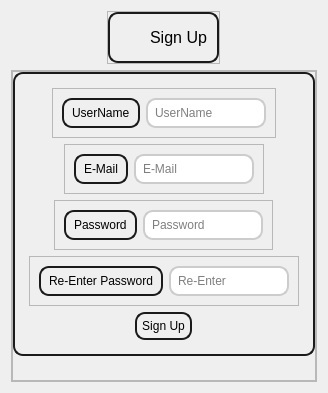
            <widget class="QWidget" name="Sign_Up_Page">
             <layout class="QVBoxLayout" name="verticalLayout_10">
              <item alignment="Qt::AlignHCenter">
               <widget class="QFrame" name="frame_14">
                <property name="font">
                 <font>
                  <pointsize>13</pointsize>
                 </font>
                </property>
                <property name="frameShape">
                 <enum>QFrame::StyledPanel</enum>
                </property>
                <property name="frameShadow">
                 <enum>QFrame::Sunken</enum>
                </property>
                <layout class="QHBoxLayout" name="horizontalLayout_6">
                 <property name="spacing">
                  <number>0</number>
                 </property>
                 <property name="leftMargin">
                  <number>0</number>
                 </property>
                 <property name="topMargin">
                  <number>0</number>
                 </property>
                 <property name="rightMargin">
                  <number>0</number>
                 </property>
                 <property name="bottomMargin">
                  <number>0</number>
                 </property>
                 <item>
                  <widget class="QFrame" name="frame">
                   <property name="styleSheet">
                    <string notr="true">QFrame{
    border-radius: 10px;
    border: 2px solid  hsl(0, 0%, 10%);;
    padding: 5px;
}
QLabel{
border:0px;
}</string>
                   </property>
                   <property name="frameShape">
                    <enum>QFrame::StyledPanel</enum>
                   </property>
                   <property name="frameShadow">
                    <enum>QFrame::Raised</enum>
                   </property>
                   <layout class="QHBoxLayout" name="horizontalLayout_18">
                    <property name="spacing">
                     <number>0</number>
                    </property>
                    <property name="leftMargin">
                     <number>0</number>
                    </property>
                    <property name="topMargin">
                     <number>0</number>
                    </property>
                    <property name="rightMargin">
                     <number>0</number>
                    </property>
                    <property name="bottomMargin">
                     <number>0</number>
                    </property>
                    <item>
                     <widget class="QLabel" name="label_5">
                      <property name="minimumSize">
                       <size>
                        <width>30</width>
                        <height>30</height>
                       </size>
                      </property>
                      <property name="maximumSize">
                       <size>
                        <width>30</width>
                        <height>30</height>
                       </size>
                      </property>
                      <property name="text">
                       <string />
                      </property>
                      <property name="pixmap">
                       <pixmap resource="../Qss/icons/_icons.qrc">:/icons/000000/feather/user-plus.png</pixmap>
                      </property>
                      <property name="scaledContents">
                       <bool>true</bool>
                      </property>
                     </widget>
                    </item>
                    <item>
                     <widget class="QLabel" name="label_12">
                      <property name="font">
                       <font>
                        <pointsize>12</pointsize>
                       </font>
                      </property>
                      <property name="layoutDirection">
                       <enum>Qt::LeftToRight</enum>
                      </property>
                      <property name="styleSheet">
                       <string notr="true" />
                      </property>
                      <property name="text">
                       <string>Sign Up</string>
                      </property>
                      <property name="alignment">
                       <set>Qt::AlignHCenter|Qt::AlignTop</set>
                      </property>
                     </widget>
                    </item>
                   </layout>
                  </widget>
                 </item>
                </layout>
               </widget>
              </item>
              <item>
               <widget class="QFrame" name="frame_15">
                <property name="sizePolicy">
                 <sizepolicy hsizetype="Preferred" vsizetype="Expanding">
                  <horstretch>0</horstretch>
                  <verstretch>0</verstretch>
                 </sizepolicy>
                </property>
                <property name="styleSheet">
                 <string notr="true">#Sign_Up_info_after_check{
border:0px;
}
QPushButton{
	border:2px solid black;
}
QLabel,QPushButton{
    border-radius: 10px;
    border: 2px solid  hsl(0, 0%, 10%);;
    padding: 5px;
}
QLineEdit {
    border-radius: 10px;
    border: 2px solid #ccc;
    padding: 5px;
}
QPushButton:hover {
    background-color: #bdbdbd;
}
QLineEdit:focus {
    border-color: hsl(0, 0%, 30%);
}
</string>
                </property>
                <property name="frameShape">
                 <enum>QFrame::StyledPanel</enum>
                </property>
                <property name="frameShadow">
                 <enum>QFrame::Raised</enum>
                </property>
                <layout class="QVBoxLayout" name="verticalLayout_14">
                 <property name="spacing">
                  <number>0</number>
                 </property>
                 <property name="leftMargin">
                  <number>0</number>
                 </property>
                 <property name="topMargin">
                  <number>0</number>
                 </property>
                 <property name="rightMargin">
                  <number>0</number>
                 </property>
                 <property name="bottomMargin">
                  <number>0</number>
                 </property>
                 <item>
                  <widget class="QFrame" name="Sign_Up_Page_2">
                   <property name="sizePolicy">
                    <sizepolicy hsizetype="Preferred" vsizetype="Preferred">
                     <horstretch>0</horstretch>
                     <verstretch>0</verstretch>
                    </sizepolicy>
                   </property>
                   <property name="frameShape">
                    <enum>QFrame::StyledPanel</enum>
                   </property>
                   <property name="frameShadow">
                    <enum>QFrame::Raised</enum>
                   </property>
                   <layout class="QVBoxLayout" name="verticalLayout_16">
                    <property name="spacing">
                     <number>0</number>
                    </property>
                    <property name="leftMargin">
                     <number>0</number>
                    </property>
                    <property name="topMargin">
                     <number>0</number>
                    </property>
                    <property name="rightMargin">
                     <number>0</number>
                    </property>
                    <property name="bottomMargin">
                     <number>0</number>
                    </property>
                    <item alignment="Qt::AlignHCenter">
                     <widget class="QFrame" name="Sign_Up_Info_Box">
                      <property name="styleSheet">
                       <string notr="true">#Sign_Up_Info_Box{

    border-radius: 10px;
    border: 2px solid  hsl(0, 0%, 10%);;
    padding: 5px;
}</string>
                      </property>
                      <property name="frameShape">
                       <enum>QFrame::StyledPanel</enum>
                      </property>
                      <property name="frameShadow">
                       <enum>QFrame::Raised</enum>
                      </property>
                      <layout class="QVBoxLayout" name="verticalLayout_15">
                       <item alignment="Qt::AlignHCenter">
                        <widget class="QFrame" name="User_info_box">
                         <property name="frameShape">
                          <enum>QFrame::StyledPanel</enum>
                         </property>
                         <property name="frameShadow">
                          <enum>QFrame::Raised</enum>
                         </property>
                         <layout class="QHBoxLayout" name="horizontalLayout_14">
                          <item>
                           <widget class="QLabel" name="label">
                            <property name="text">
                             <string>UserName</string>
                            </property>
                           </widget>
                          </item>
                          <item>
                           <widget class="QLineEdit" name="User_Info_Input">
                            <property name="placeholderText">
                             <string>UserName</string>
                            </property>
                           </widget>
                          </item>
                         </layout>
                        </widget>
                       </item>
                       <item alignment="Qt::AlignHCenter">
                        <widget class="QFrame" name="EMail_box">
                         <property name="frameShape">
                          <enum>QFrame::StyledPanel</enum>
                         </property>
                         <property name="frameShadow">
                          <enum>QFrame::Raised</enum>
                         </property>
                         <layout class="QHBoxLayout" name="horizontalLayout_17">
                          <item>
                           <widget class="QLabel" name="label_4">
                            <property name="text">
                             <string>E-Mail</string>
                            </property>
                           </widget>
                          </item>
                          <item>
                           <widget class="QLineEdit" name="EMail_input">
                            <property name="text">
                             <string />
                            </property>
                            <property name="placeholderText">
                             <string>E-Mail</string>
                            </property>
                           </widget>
                          </item>
                         </layout>
                        </widget>
                       </item>
                       <item alignment="Qt::AlignHCenter">
                        <widget class="QFrame" name="Pass_box">
                         <property name="frameShape">
                          <enum>QFrame::StyledPanel</enum>
                         </property>
                         <property name="frameShadow">
                          <enum>QFrame::Raised</enum>
                         </property>
                         <layout class="QHBoxLayout" name="horizontalLayout_15">
                          <item>
                           <widget class="QLabel" name="label_2">
                            <property name="text">
                             <string>Password</string>
                            </property>
                           </widget>
                          </item>
                          <item>
                           <widget class="QLineEdit" name="Pass_input">
                            <property name="echoMode">
                             <enum>QLineEdit::Password</enum>
                            </property>
                            <property name="placeholderText">
                             <string>Password</string>
                            </property>
                           </widget>
                          </item>
                         </layout>
                        </widget>
                       </item>
                       <item alignment="Qt::AlignHCenter">
                        <widget class="QFrame" name="ReEnter_pass_box">
                         <property name="frameShape">
                          <enum>QFrame::StyledPanel</enum>
                         </property>
                         <property name="frameShadow">
                          <enum>QFrame::Raised</enum>
                         </property>
                         <layout class="QHBoxLayout" name="horizontalLayout_16">
                          <item>
                           <widget class="QLabel" name="label_3">
                            <property name="text">
                             <string>Re-Enter Password</string>
                            </property>
                           </widget>
                          </item>
                          <item>
                           <widget class="QLineEdit" name="Re_enter_pass_input">
                            <property name="echoMode">
                             <enum>QLineEdit::Password</enum>
                            </property>
                            <property name="placeholderText">
                             <string>Re-Enter</string>
                            </property>
                           </widget>
                          </item>
                         </layout>
                        </widget>
                       </item>
                       <item alignment="Qt::AlignHCenter">
                        <widget class="QPushButton" name="Sign_up_btn">
                         <property name="cursor">
                          <cursorShape>PointingHandCursor</cursorShape>
                         </property>
                         <property name="text">
                          <string>Sign Up</string>
                         </property>
                         <property name="icon">
                          <iconset resource="../Qss/icons/_icons.qrc">
                           <normaloff>:/icons/000000/feather/user-plus.png</normaloff>:/icons/000000/feather/user-plus.png</iconset>
                         </property>
                        </widget>
                       </item>
                      </layout>
                     </widget>
                    </item>
                    <item alignment="Qt::AlignHCenter|Qt::AlignVCenter">
                     <widget class="QLabel" name="Sign_Up_info_after_check">
                      <property name="text">
                       <string />
                      </property>
                     </widget>
                    </item>
                   </layout>
                  </widget>
                 </item>
                </layout>
               </widget>
              </item>
             </layout>
            </widget>
